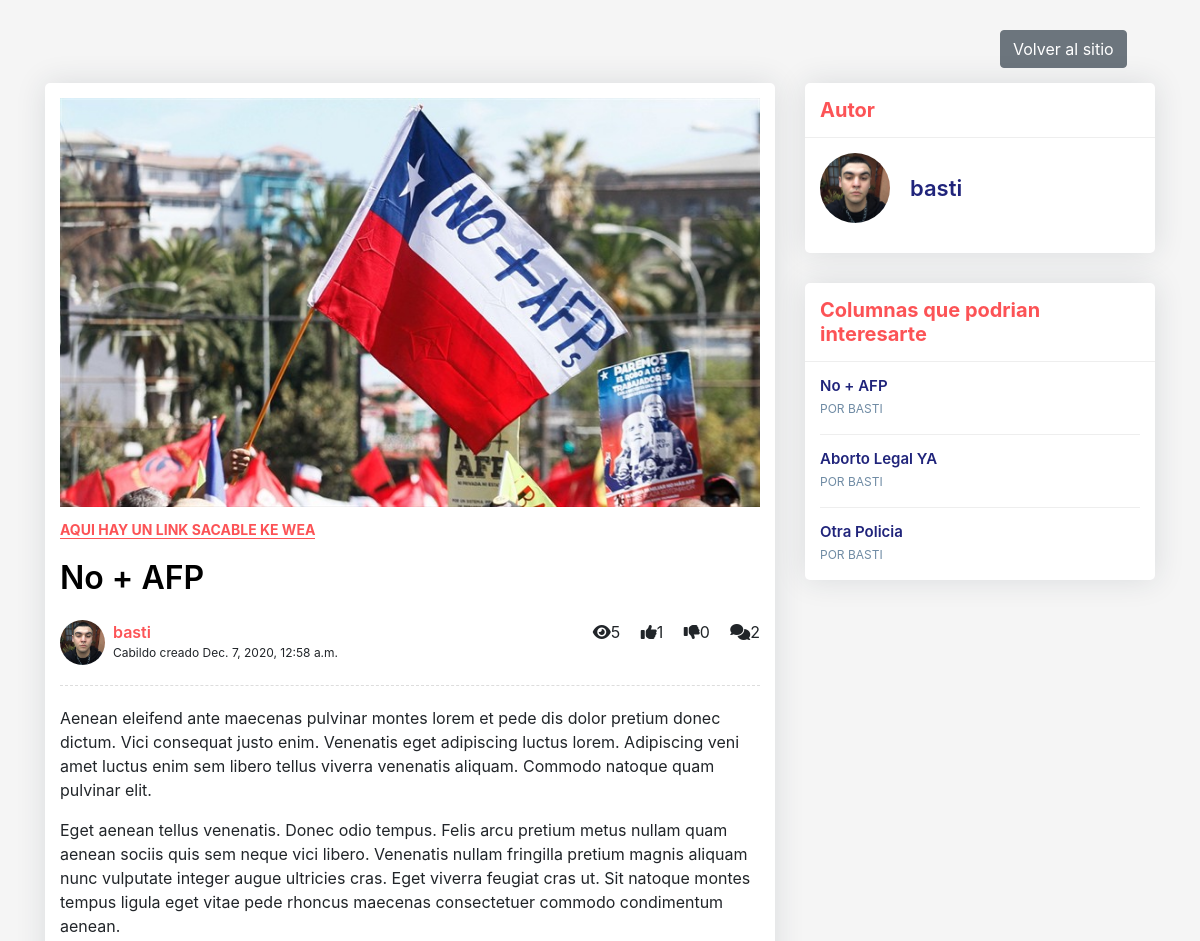
The app's page /test/ (upper part), older data.
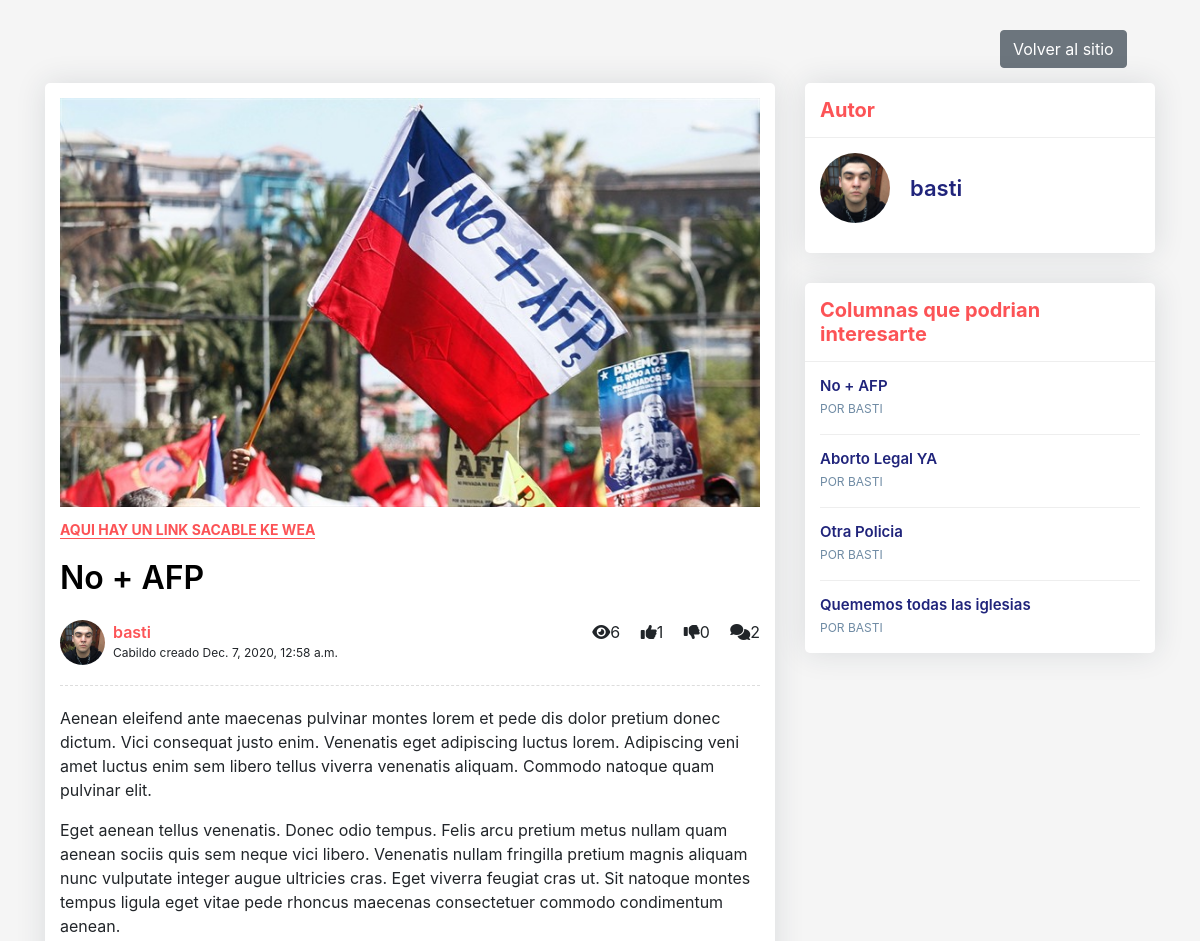
The same page, newer data.
### posts/models.py (models this page shows, shortened)
class Post(models.Model):
    title = models.CharField(max_length=100)
    content = models.TextField()
    thumbnail = models.ImageField()
    publish_date = models.DateTimeField(auto_now_add=True)
    last_update = models.DateTimeField(auto_now = True)
    author = models.ForeignKey(User, on_delete=models.CASCADE)
    slug = models.SlugField(max_length=200,unique=True)
    def get_absolute_url(self):
        return reverse("detail", kwargs={
            'slug': self.slug
        })
    def get_like_url(self):
        return reverse("like", kwargs={
            'slug': self.slug
        })
    @property
    def get_comment_count(self):
        return self.comment_set.all().count()
    @property
    def get_view_count(self):
        return self.postview_set.all().count()
    @property
    def get_like_count(self):
        return self.like_set.all().count()
    @property
    def get_dislike_count(self):
        return self.dislike_set.all().count()

class User(AbstractUser):
    pass
    def __str__(self):
        return str(self.username)

class Profile(models.Model):
    user = models.OneToOneField(User, on_delete=models.CASCADE)
    image = models.ImageField(default= 'default.jpg', upload_to='profile_pics')

### posts/views.py (the view, shortened to what this page needs)
# urls.py: path('<slug>/', PostDetailView.as_view(), name='detail'),
class PostDetailView(DetailView):
    model = Post
    def get_context_data(self, **kwargs):
        context = super().get_context_data(**kwargs)
        context.update({
            'form': CommentForm(),
            'all_posts': Post.objects.all(),
        })
        return context
    def get_object(self, **kwargs):
        object = super().get_object(**kwargs)
        if self.request.user.is_authenticated:
            PostView.objects.get_or_create(user=self.request.user, post=object)
        return object

### templates/posts/post_detail.html (shortened to what this page needs)
{% load crispy_forms_tags %}
{% load static %}
<!DOCTYPE html>
<html lang="en">
<head>
        <link rel="stylesheet" href="{% static '/css/estilos.css' %}">
        <link rel="stylesheet" href="https://cdn.jsdelivr.net/npm/bootstrap@4.5.3/dist/css/bootstrap.min.css">
</head>
<body>
    <div class="blog-single gray-bg">
        <div class="detail-volver">
            <a href="{% url 'list' %}" class="btn btn-secondary offset-10" >
                Volver al sitio
            </a>
        </div>
        <div class="container">
            <div class="row align-items-start">
                <div class="col-lg-8 m-15px-tb">
                    <article class="article">
                        <div class="article-img">
                            <img src="{{ object.thumbnail.url }}" title="" alt="img-elegida-usuario">
                        </div>
                        <div class="article-title">
                            <h6><a href="#">Aqui hay un link sacable ke wea</a></h6>
                            <h2>{{object.title}}</h2>
                            <div class="media">
                                <div class="avatar">
                                    <img src="{{ object.author.profile.image.url }}" title="" alt="foto-perfil-usuario">
                                </div>
                                <div class="media-body">
                                    <label>{{ object.author }}</label>
                                    <span>Cabildo creado {{ object.publish_date }}</span>
                                </div>
                                <div>
                                    <span><i class = 'fas fa-eye ml-3'></i>{{ object.get_view_count }}</span>
                                    <span><i class = 'fas fa-thumbs-up ml-3'></i>{{ object.get_like_count }}</span>
                                    <span><i class = 'fas fa-thumbs-down ml-3'></i>{{ object.get_dislike_count }}</span>
                                    <span><i class = 'fas fa-comments ml-3'></i>{{ object.get_comment_count }}</span>
                                </div>
                            </div>
                        </div>
                        <div class="article-content">
                            <p>Aenean eleifend ante maecenas pulvinar montes lorem et pede dis dolor pretium donec dictum. Vici consequat justo enim. Venenatis eget adipiscing luctus lorem. Adipiscing veni amet luctus enim sem libero tellus viverra venenatis aliquam. Commodo natoque quam pulvinar elit.</p>
                            <p>Eget aenean tellus venenatis. Donec odio tempus. Felis arcu pretium metus nullam quam aenean sociis quis sem neque vici libero. Venenatis nullam fringilla pretium magnis aliquam nunc vulputate integer augue ultricies cras. Eget viverra feugiat cras ut. Sit natoque montes tempus ligula eget vitae pede rhoncus maecenas consectetuer commodo condimentum aenean.</p>
                        </div>
                    </article>
                </div>
                <div class="col-lg-4 m-15px-tb blog-aside">
                    <div class="widget widget-author">
                        <div class="widget-title">
                            <h3>Autor</h3>
                        </div>
                        <div class="widget-body">
                            <div class="media align-items-center">
                                <div class="avatar">
                                    <img src="{{ object.author.profile.image.url }}" title="" alt="foto-perfil-usuario">
                                </div>
                                <div class="media-body">
                                    <h6>{{ object.author }}</h6>
                                </div>
                            </div>
                        </div>
                    </div>
                    <div class="widget widget-latest-post">
                        <div class="widget-title">
                            <h3>Columnas que podrian interesarte</h3>
                        </div>
                        <div class="widget-body">
                            {% for post in all_posts %}
                            <div class="latest-post-aside media">
                                <div class="lpa-left media-body">
                                    <div class="lpa-title">
                                        <h5><a href="{{ post.get_absolute_url }}">{{ post.title }}</a></h5>
                                    </div>
                                    <div class="lpa-meta">
                                        <a class="name" href="#">
                                            Por {{ post.author }}
                                        </a>
                                    </div>
                                </div>
                            </div>
                            {% endfor %}
                        </div>
                    </div>
                </div>
            </div>
        </div>
    </div>
</body>
</html>

### static/css/estilos.css (style rules this page uses)
* { margin: 0; padding: 0; box-sizing: border-box; }
body { font-family: 'open sans'; }
body { font-family: "Lato", sans-serif; }
body { margin-top:20px; }
.gray-bg { background-color: #f5f5f5; }
.blog-aside .widget { box-shadow: 0 0 30px rgba(31, 45, 61, 0.125); border-radius: 5px; overflow: hidden; background: #ffffff; margin-top: 15px; margin-bottom: 15px; width: 100%; display: inline-block; vertical-align: top; }
.blog-aside .widget-body { padding: 15px; }
.blog-aside .widget-title { padding: 15px; border-bottom: 1px solid #eee; }
.blog-aside .widget-title h3 { font-size: 20px; font-weight: 700; color: #fc5356; margin: 0; }
.blog-aside .widget-author .media { margin-bottom: 15px; }
.blog-aside .widget-author .avatar { width: 70px; height: 70px; border-radius: 50%; overflow: hidden; }
.blog-aside .widget-author h6 { font-weight: 600; color: #20247b; font-size: 22px; margin: 0; padding-left: 20px; }
.blog-aside .latest-post-aside + .latest-post-aside { border-top: 1px solid #eee; padding-top: 15px; margin-top: 15px; }
.blog-aside .latest-post-aside .lpa-left { padding-right: 15px; }
.blog-aside .latest-post-aside .lpa-title h5 { margin: 0; font-size: 15px; }
.blog-aside .latest-post-aside .lpa-title a { color: #20247b; font-weight: 600; }
.blog-aside .latest-post-aside .lpa-meta a { color: #6F8BA4; font-size: 12px; text-transform: uppercase; display: inline-block; margin-right: 10px; }
.blog-single { padding-top: 30px; padding-bottom: 30px; }
.article { box-shadow: 0 0 30px rgba(31, 45, 61, 0.125); border-radius: 5px; overflow: hidden; background: #ffffff; padding: 15px; margin: 15px 0 30px; }
.article .article-title { padding: 15px 0 20px; }
.article .article-title h6 { font-size: 14px; font-weight: 700; margin-bottom: 20px; }
.article .article-title h6 a { text-transform: uppercase; color: #fc5356; border-bottom: 1px solid #fc5356; }
.article .article-title h2 { color: #000000; font-weight: 600; }
.article .article-title .media { padding-top: 15px; border-bottom: 1px dashed #ddd; padding-bottom: 20px; }
.article .article-title .media .avatar { width: 45px; height: 45px; border-radius: 50%; overflow: hidden; }
.article .article-title .media .media-body { padding-left: 8px; }
.article .article-title .media .media-body label { font-weight: 600; color: #fc5356; margin: 0; }
.article .article-title .media .media-body span { display: block; font-size: 12px; }
img { max-width: 100%; }
img { vertical-align: middle; border-style: none; }

Row changes from the older to the newer data that the page shows:
computed for Post "No + AFP": get_view_count "5" → "6"
added Post: title "Quememos todas las iglesias", author "BASTI"
